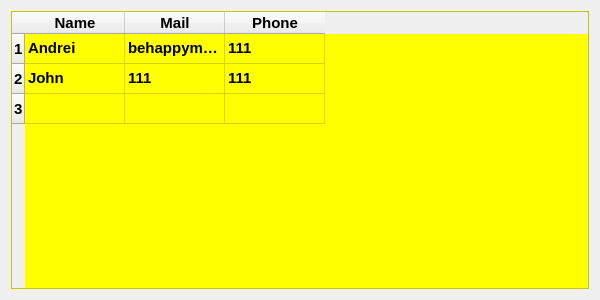
<?xml version="1.0" encoding="UTF-8"?>
<ui version="4.0">
 <class>Form</class>
 <widget class="QWidget" name="Form">
  <property name="geometry">
   <rect>
    <x>0</x>
    <y>0</y>
    <width>600</width>
    <height>300</height>
   </rect>
  </property>
  <property name="windowTitle">
   <string>Form</string>
  </property>
  <layout class="QVBoxLayout" name="verticalLayout">
   <item>
    <widget class="QTableWidget" name="tableWidget">
     <property name="font">
      <font>
       <pointsize>11</pointsize>
       <weight>75</weight>
       <bold>true</bold>
      </font>
     </property>
     <property name="styleSheet">
      <string notr="true">QTableWidget{

background-color:yellow

}</string>
     </property>
     <row>
      <property name="text">
       <string>1</string>
      </property>
     </row>
     <row>
      <property name="text">
       <string>2</string>
      </property>
     </row>
     <row>
      <property name="text">
       <string>3</string>
      </property>
     </row>
     <column>
      <property name="text">
       <string>Name</string>
      </property>
     </column>
     <column>
      <property name="text">
       <string>Mail</string>
      </property>
     </column>
     <column>
      <property name="text">
       <string>Phone</string>
      </property>
     </column>
     <item row="0" column="0">
      <property name="text">
       <string>Andrei</string>
      </property>
     </item>
     <item row="0" column="1">
      <property name="text">
       <string>behappyman@mail.ru</string>
      </property>
     </item>
     <item row="0" column="2">
      <property name="text">
       <string>111</string>
      </property>
     </item>
     <item row="1" column="0">
      <property name="text">
       <string>John</string>
      </property>
     </item>
     <item row="1" column="1">
      <property name="text">
       <string>111</string>
      </property>
     </item>
     <item row="1" column="2">
      <property name="text">
       <string>111</string>
      </property>
     </item>
    </widget>
   </item>
  </layout>
 </widget>
 <resources/>
 <connections/>
</ui>
